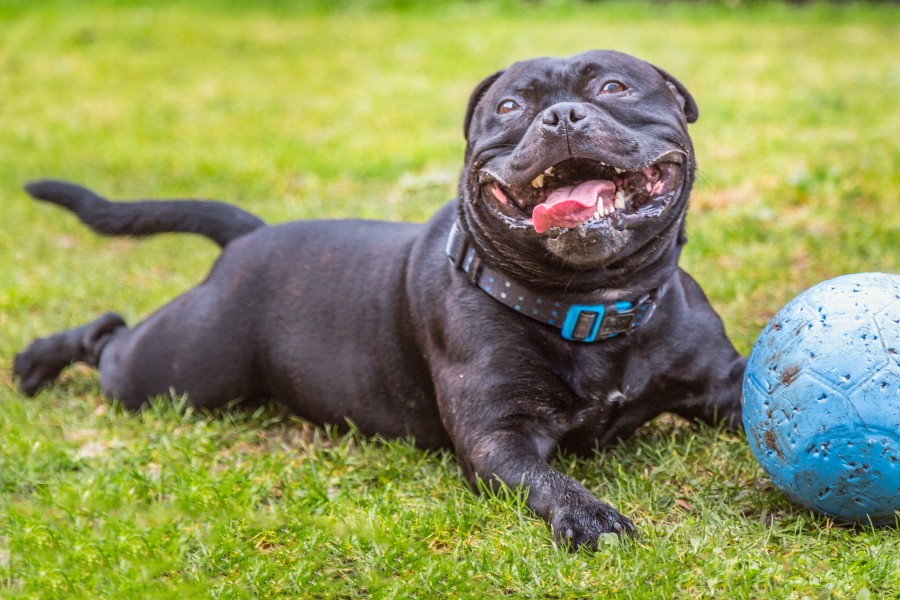
#> input picture image_blending/images/dog.jpg, 1800 x 1200 px, given in place of first_target.jpg, which was not available (shown at 1/2 size)
$ jupyter execute --allow-errors body_head_proportion.ipynb   (older library calls are emulated)   (text cells are left out)
#> lines starting #> are read from the running program, lines starting #| are printed output that depends on the picture; pictures that were not available may be replaced by others from this repository, and a replacement may not be noted
[cell 1]
import cv2
import matplotlib.pyplot as plt
import numpy as np
from argparse import Namespace

[cell 2]
opt = Namespace(
#     source_img = "../images/perfil_original.png",
#     mask_img = "../images/perfil_mask.png",
    target_img = "../images/first_target.jpg",
    annot_img = "../localization/obj_train_data/first_target.txt"
)

[cell 3]
def letterbox(img, new_shape=(640, 640), color=(0, 0, 0), auto=True, scaleFill=False, scaleup=True):
    # Resize image to a 32-pixel-multiple rectangle https://github.com/ultralytics/yolov3/issues/232
    shape = img.shape[:2]  # current shape [height, width]
    if isinstance(new_shape, int):
        new_shape = (new_shape, new_shape)

    # Scale ratio (new / old)
    r = min(new_shape[0] / shape[0], new_shape[1] / shape[1])
    if not scaleup:  # only scale down, do not scale up (for better test mAP)
        r = min(r, 1.0)

    # Compute padding
    ratio = r, r  # width, height ratios
    new_unpad = int(round(shape[1] * r)), int(round(shape[0] * r))
    dw, dh = new_shape[1] - new_unpad[0], new_shape[0] - new_unpad[1]  # wh padding
    if auto:  # minimum rectangle
        dw, dh = np.mod(dw, 32), np.mod(dh, 32)  # wh padding
    elif scaleFill:  # stretch
        dw, dh = 0.0, 0.0
        new_unpad = (new_shape[1], new_shape[0])
        ratio = new_shape[1] / shape[1], new_shape[0] / shape[0]  # width, height ratios

    dw /= 2  # divide padding into 2 sides
    dh /= 2

    if shape[::-1] != new_unpad:  # resize
        img = cv2.resize(img, new_unpad, interpolation=cv2.INTER_LINEAR)
    top, bottom = int(round(dh - 0.1)), int(round(dh + 0.1))
    left, right = int(round(dw - 0.1)), int(round(dw + 0.1))
    img = cv2.copyMakeBorder(img, top, bottom, left, right, cv2.BORDER_CONSTANT, value=color)  # add border
    return img, ratio, (dw, dh)

def image_resize(img, img_size):
    """Resize image keeping aspect ratio
    Args:
        img_size (tuple): h, w
    """
    # [8 lines of commented-out code are left out]
    img, ratio, (dw, dh) = letterbox(img, img_size, auto=False)
    print(dw, dh)
    return img

[cell 4]
def to_rgb(img):
    return cv2.cvtColor(img, cv2.COLOR_BGR2RGB)

[cell 5]
def plot_image(img):
    plt.imshow(img)
    plt.show()

[cell 6]
target_img = to_rgb(cv2.imread(opt.target_img))
h, w = target_img.shape[:2]
#> h = 1200; w = 1800
# target_img = image_resize(target_img, (640, 640))

[cell 7]
plot_image(target_img)

[cell 8]
def xywh2xyxy(x):
    # Convert nx4 boxes from [x, y, w, h] to [x1, y1, x2, y2] where xy1=top-left, xy2=bottom-right
    y = np.zeros_like(x)
    y[:, 0] = x[:, 0] - x[:, 2] / 2  # top left x
    y[:, 1] = x[:, 1] - x[:, 3] / 2  # top left y
    y[:, 2] = x[:, 0] + x[:, 2] / 2  # bottom right x
    y[:, 3] = x[:, 1] + x[:, 3] / 2  # bottom right y
    return y

#> (a cell that did not finish here is left out)

#> (a cell that did not finish here is left out)

[cell 11]
img_copy = target_img.copy()
#> (the rest of this cell did not finish here and is left out)

[cell 12]
# [5 lines of commented-out code are left out]

#> (a cell that did not finish here is left out)

#> (a cell that did not finish here is left out)

#> (a cell that did not finish here is left out)

[cell 16]
resize_target_img = image_resize(target_img, (640, 640))
#> in letterbox, `img = cv2.resize(img, new_unpad, interpolation=cv2.INTER_LINEAR)`:
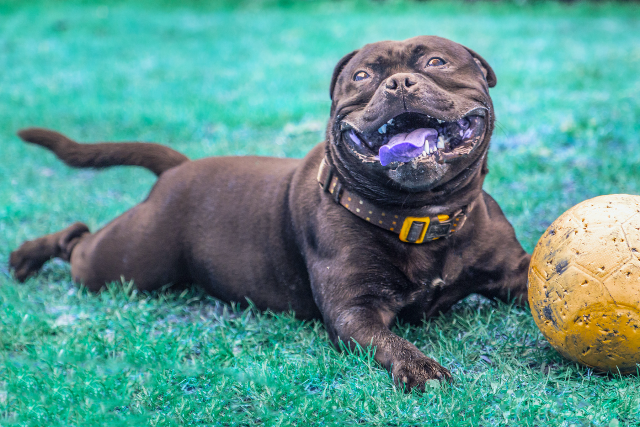
#> img: shape (427, 640, 3); mean of channels 0, 1, 2 142.1, 149, 89.7; drawn as B, G, R
#> in letterbox, `img = cv2.copyMakeBorder(img, top, bottom, left, right, cv2.BORDER_CON..`:
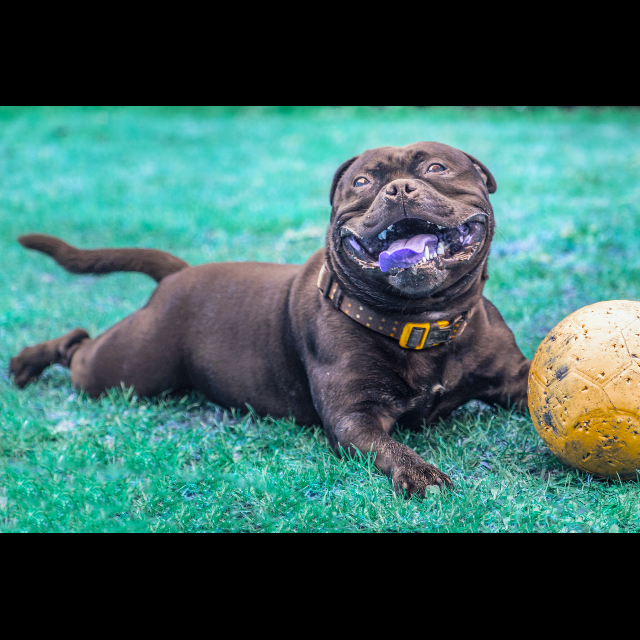
#> img: shape (640, 640, 3); mean of channels 0, 1, 2 94.8, 99.4, 59.8; drawn as B, G, R
#> in image_resize, `img, ratio, (dw, dh) = letterbox(img, img_size, auto=False)`: ratio = (0.356, 0.356); dw = 0; dh = 106.5
#| 0.0 106.5
plot_image(resize_target_img)

#> (a cell that did not finish here is left out)

[cell 18]
def scale_coords(img1_shape, coords, img0_shape, ratio_pad=None):
    # Rescale coords (xyxy) from img1_shape to img0_shape
    r = min(img0_shape[0]/img1_shape[0],
                img0_shape[1]/img1_shape[1])  # r  = new / old
    pad = (img0_shape[1] - img1_shape[1]*r) / 2, \
    (img0_shape[0] - img1_shape[0]*r) / 2  # wh padding

    coords[:, :4] *= r

    print(pad)
    coords[:, [0, 2]] += pad[0]  # x padding
    coords[:, [1, 3]] += pad[1]  # y padding
    # clip_coords(coords, img0_shape)
    return coords


def clip_coords(boxes, img_shape):
    # Clip bounding xyxy bounding boxes to image shape (height, width)
    boxes[:, 0].clip(0, img_shape[1])  # x1
    boxes[:, 1].clip(0, img_shape[0])  # y1
    boxes[:, 2].clip(0, img_shape[1])  # x2
    boxes[:, 3].clip(0, img_shape[0])  # y2

[cell 19]
(target_img.shape[:-1],resize_target_img.shape[:-1])
#> Out = ((1200, 1800), (640, 640))

$ run again, on image_blending/images/ex1.jpg
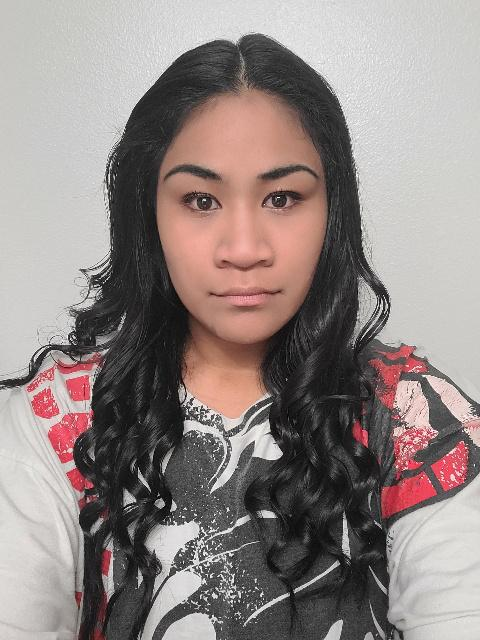
#> input picture image_blending/images/ex1.jpg, 480 x 640 px, given in place of first_target.jpg, which was not available
#> in letterbox, `img = cv2.copyMakeBorder(img, top, bottom, left, right, cv2.BORDER_CON..`:
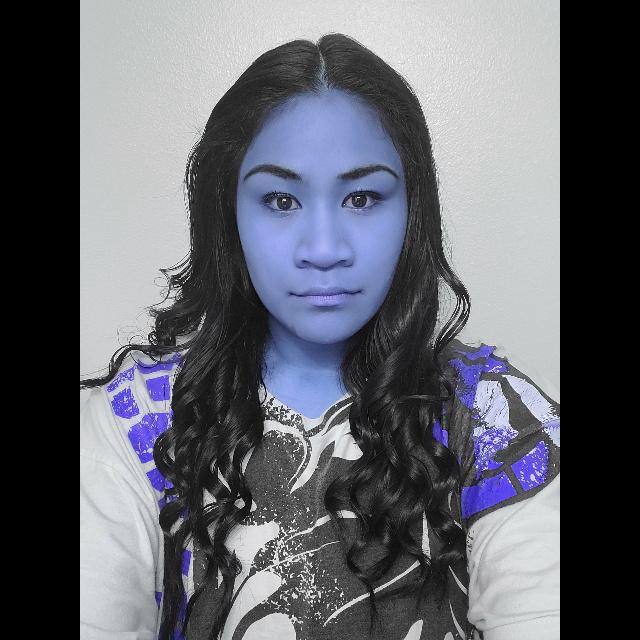
#> img: shape (640, 640, 3); mean of channels 0, 1, 2 109.2, 101, 99; drawn as B, G, R
#> in image_resize, `img, ratio, (dw, dh) = letterbox(img, img_size, auto=False)`: ratio = (1, 1); dw = 80; dh = 0
#| 80.0 0.0

$ run again, on image_blending/images/new_source_img.jpg
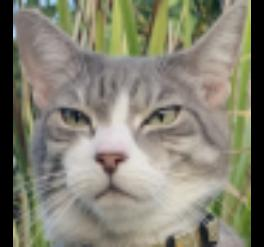
#> input picture image_blending/images/new_source_img.jpg, 264 x 247 px, given in place of first_target.jpg, which was not available
#> in letterbox, `img = cv2.resize(img, new_unpad, interpolation=cv2.INTER_LINEAR)`:
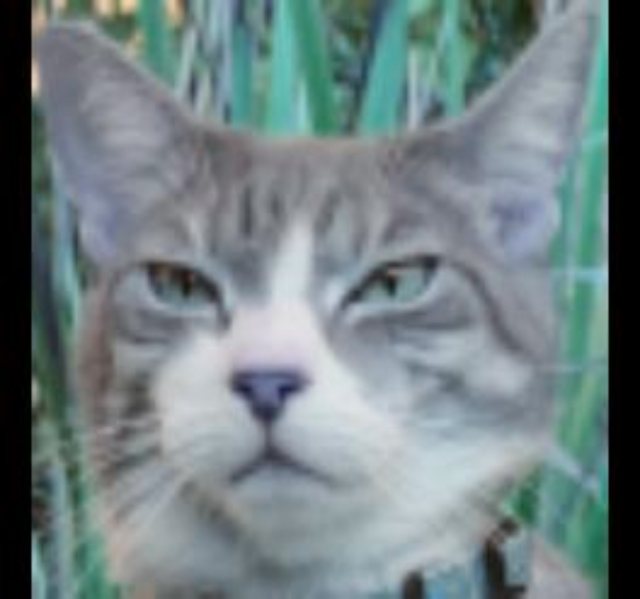
#> img: shape (599, 640, 3); mean of channels 0, 1, 2 131.4, 129.2, 113.5; drawn as B, G, R
#> in letterbox, `img = cv2.copyMakeBorder(img, top, bottom, left, right, cv2.BORDER_CON..`:
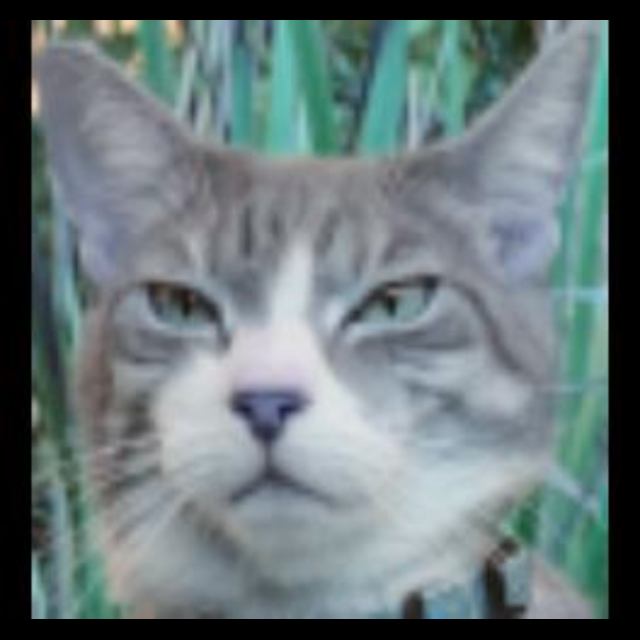
#> img: shape (640, 640, 3); mean of channels 0, 1, 2 123, 120.9, 106.2; drawn as B, G, R
#> in image_resize, `img, ratio, (dw, dh) = letterbox(img, img_size, auto=False)`: ratio = (2.42, 2.42); dw = 0; dh = 20.5
#| 0.0 20.5
